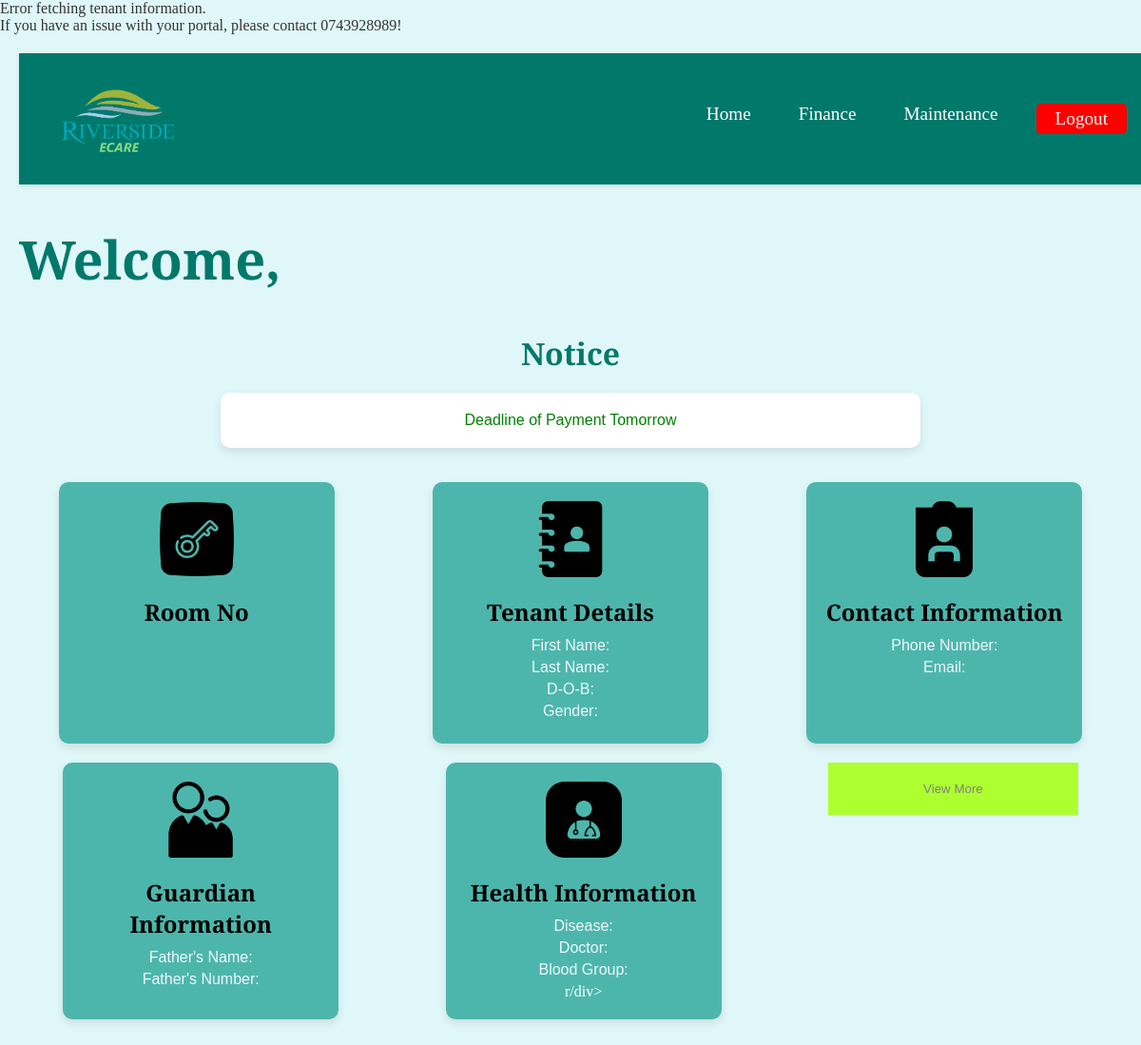
The app's page /ECARE/tenantbase.php (signed in), older data.
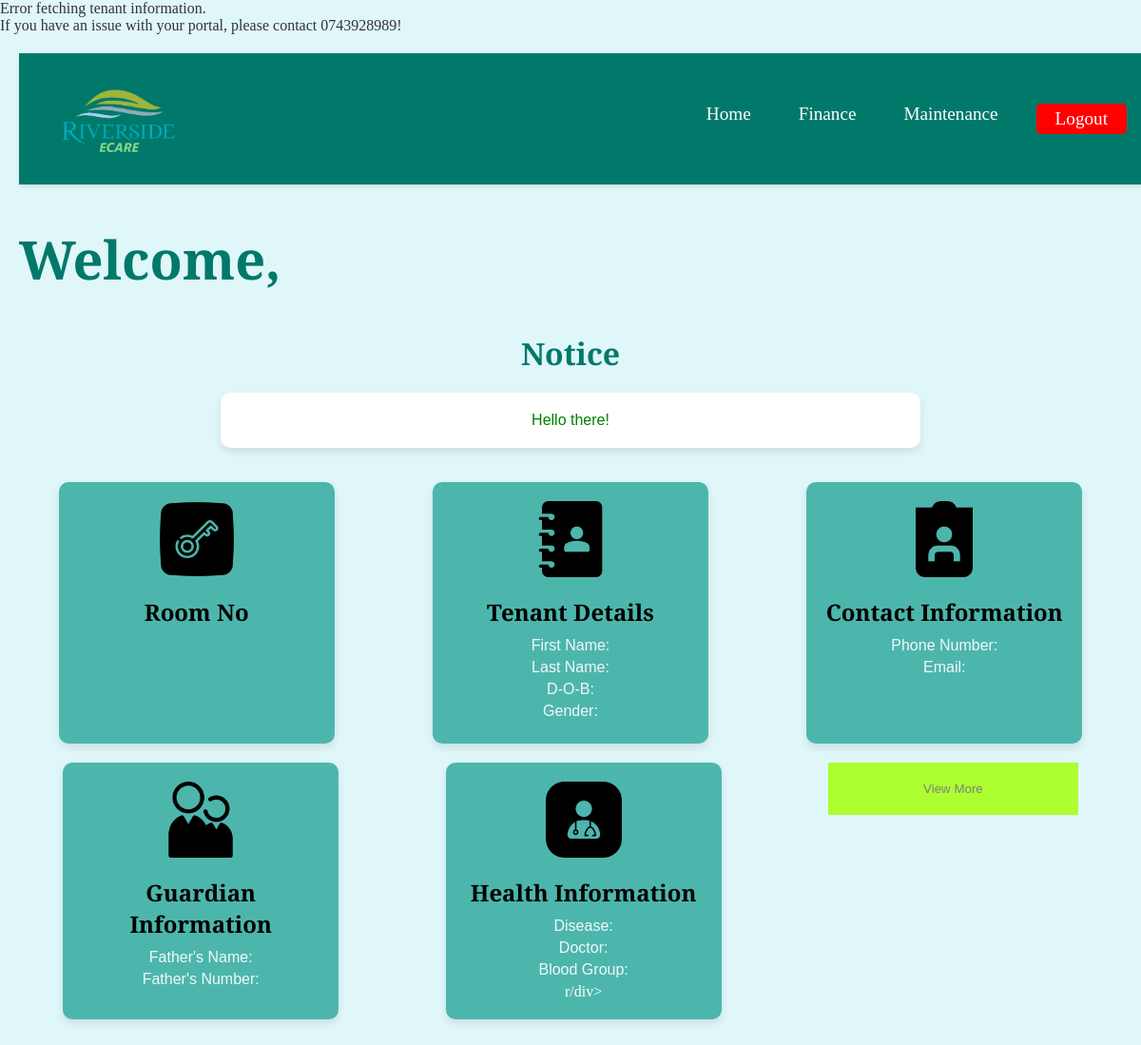
The same page, newer data.
### tables this page shows
CREATE TABLE `record` (
  `Detail` varchar(200) NOT NULL,
  `Admin` varchar(200) NOT NULL,
  `Date` date NOT NULL
);

### ECARE/tenantbase.php (the view, shortened to what this page needs)
<?php
include("connection.php");
$noticeQuery = "SELECT Detail FROM record LIMIT 1";
$noticeResult = mysqli_query($conn, $noticeQuery);
$currentNotice = "No current notices.";
if ($noticeResult && mysqli_num_rows($noticeResult) > 0) {
    $noticeRow = mysqli_fetch_assoc($noticeResult);
    $currentNotice = $noticeRow['Detail'];
}
?>
<!DOCTYPE html>
<html lang="en">
<head>
  <link rel="stylesheet" href="https://cdn.jsdelivr.net/npm/sweetalert2@11/dist/sweetalert2.min.css">
</head>
<body>
    <marquee scrollamount="15" direction="left">If you have an issue with your portal, please contact 0743928989!</marquee>
    <div class="main">
        <?php include("base.php"); ?>
        <div class="header">
            <h1>Welcome, <?php echo $name; ?></h1>
        </div>
        <div class="notices">
            <h2>Notice</h2>
            <div class="notices-border">
                <p><?php echo htmlspecialchars($currentNotice); ?></p>
            </div>
        </div>
        <br><br>
        <div class="boxes">
            <div class="box">
                <img width="80" src="images/key.png">
                <h2>Room No</h2>
            </div>
            <div class="box">
            <img width="80" src="images/dex.png">
                <h2>Tenant Details</h2>
                <p>First Name: <?php echo $name; ?></p>
                <p>Last Name: <?php echo $lastName; ?></p>
                <p>D-O-B: <?php echo $dateofbirth; ?></p>
                <p>Gender: <?php echo $gender; ?></p>
            </div>
            <div class="box">
                <img width="80" src="images/user1.png">
                <h2>Contact Information</h2>
                <p>Phone Number: <?php echo $PhoneNumber; ?></p>
                <p>Email: <?php echo $Email; ?></p>
            </div>
            <div class="box">
            <img width="80" src="images/user.png">
                <h2>Guardian Information</h2>
                <p>Father's Name: <?php echo $FatherName; ?></p>
                <p>Father's Number: <?php echo $Fathernumber; ?></p>
            </div>
            <div class="box">
            <img width="80" src="images/doctor.png">
                <h2>Health Information</h2>
                <p>Disease: <?php echo $Disease; ?></p>
                <p>Doctor: <?php echo $Doctor; ?></p>
                <p>Blood Group: <?php echo $Blood; ?></p>
          r/div>
        </div>
        <div style="text-align: center; " class="BUTTON">
        <button id="myBtn" class="BTN" style="">View More</button>
        </div>
    </div>
</body>
</html>

### ECARE/base.php (shortened to what this page needs)
<div class="navbar">
    <a href="ecare.php"><img src="images/ecare-logo.png" alt="ECARE Logo"></a>
    <ul>
        <li><a  href="tenantbase.php">Home</a></li>
        <li><a href="fiancebase.php">Finance</a></li>
        <li><a href="maintainance.php">Maintenance</a></li>
        <li class="logout"><a href="logout.php">Logout</a></li>
    </ul>
</div>

### ECARE/tenantbase.php (style rules this page uses)
body { margin: 0; font-family: 'Cormorant Garamond', serif; background: #f0f4f8; color: #333; }
.main { background: #e0f7fa; padding: 20px; min-height: 100vh; }
.header { text-align: left; color: #00796b; font-weight: 700; font-style: bold; padding-top: 40px; margin-bottom: 40px; }
.header h1 { margin: 0; font-size: 3.5rem; }
.boxes { display: flex; flex-wrap: wrap; justify-content: space-around; gap: 20px; margin-bottom: 20px; }
.box { background-color: #4db6ac; color: white; width: 250px; border-radius: 10px; padding: 20px; text-align: center; box-shadow: 0 4px 8px rgba(0, 0, 0, 0.1); }
.box h2 { margin-bottom: 10px; font-size: 1.5rem; color: black; }
.box p { margin: 5px 0; font-family: Arial, Helvetica, sans-serif; color: aliceblue; }
.notices { text-align: center; margin-top: 20px; }
.notices h2 { margin-bottom: 20px; font-size: 2rem; color: #00796b; }
.notices-border { background-color: white; border-radius: 10px; padding: 20px; width: 60%; margin: 0 auto; box-shadow: 0 4px 8px rgba(0, 0, 0, 0.1); }
.notices-border p { margin: 0; color: green; font-family: Arial; }
.BTN { padding: 20px 100px;; background: greenyellow; color: grey; border: none }

### ECARE/base.php (style rules this page uses)
body { font-family: 'Cormorant Garamond', serif; margin: 0; padding: 0; background: #e0f7fa; color: #333; }
.navbar { display: flex; align-items: center; justify-content: space-between; background: #00796b; padding: 10px 20px; width: 100%; box-shadow: 0 2px 4px rgba(0, 0, 0, 0.1); }
.navbar img { width: 150px; }
.navbar ul { list-style-type: none; display: flex; margin: 0; padding: 0; }
.navbar li { margin: 0 15px; }
.navbar a { text-decoration: none; color: white; font-size: 1.2rem; padding: 5px 10px; transition: color 0.3s, background-color 0.3s; }
.navbar .logout { background-color: red; padding: 5px 10px; border-radius: 5px; }

Row changes from the older to the newer data that the page shows:
removed record: Detail "Deadline of Payment Tomorrow"
added record: Detail "Hello there!"
